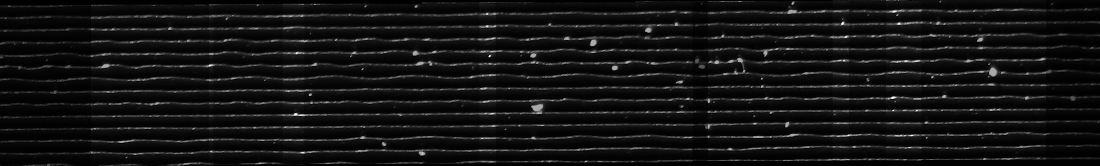
#> input picture artifacts/stitched_image_zoom.png, 3298 x 496 px (shown at 1/3 size)
$ python -i utils.py   (imports and definitions only)   (older library calls are emulated)
#> lines starting #> are read from the running program, lines starting #| are printed output that depends on the picture; after the words box and inside, x2 and y2 are one past the last pixel; in counts of white or black regions, pixels touching at a corner belong together
import cv2
import numpy as np
import matplotlib.pyplot as plt
from collections import defaultdict
from scipy import signal
import pywav


def convert_gray_binary_image(gray_img):
    kernel = np.ones((5, 5), np.uint8)
    ret, bin_img = cv2.threshold(gray_img, 25, 255, cv2.THRESH_BINARY_INV)
    bin_img = cv2.erode(bin_img, kernel)
    return bin_img

def get_connected_components(img: np.ndarray, debug:bool=False):
    signals = defaultdict(list)

    bin_img = convert_gray_binary_image(img)
    if debug:
        plt.imshow(bin_img)

    # Apply the Component analysis function
    analysis = cv2.connectedComponentsWithStats(bin_img,
                                                4,
                                                cv2.CV_32S)
    (totalLabels, label_ids, values, centroid) = analysis

    # Initialize a new image to
    # store all the output components
    output = np.zeros(img.shape, dtype="uint8")
    lines_count = 0
    for i in range(1, totalLabels):
        area = values[i, cv2.CC_STAT_AREA]

        if (area > 5000):
            # Labels stores all the IDs of the components on the each pixel
            # It has the same dimension as the threshold
            # So we'll check the component
            # then convert it to 255 value to mark it white
            componentMask = (label_ids == i).astype("uint8") * 255
            data = (np.argmax(componentMask, axis=0) + img.shape[0] - np.argmax(componentMask[::-1], axis=0)) / 2
            # Creating the Final output mask
            output = cv2.bitwise_or(output, componentMask)
            if debug:
                plt.plot(data)
            signals[lines_count].append(data)
            lines_count += 1
    if debug:
        plt.show()

    return signals


def load_flipped_image(image_path):
    img = np.fliplr(cv2.cvtColor(cv2.imread(image_path),cv2.COLOR_BGR2GRAY))
    return img


corr_norm = signal.correlate(np.ones((480,640)), np.ones((480,640)), mode='full',method='fft')


# [47 lines left out: functions get_image_shifts, combine_signals, save_signal_as_wave, not called in this run]

>>> import cv2
>>> picture = cv2.imread('artifacts/stitched_image_zoom.png')
#> picture is the input picture: shape (496, 3298, 3); min 0, max 255, mean 19.1
>>> result = get_connected_components(picture)
#> in convert_gray_binary_image, `ret, bin_img = cv2.threshold(gray_img, 25, 255, cv2.THRESH_BINARY_INV)`:
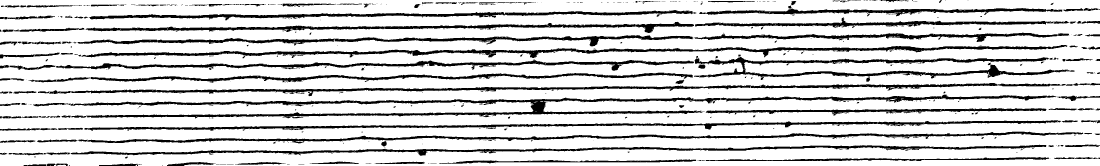
#> bin_img: shape (496, 3298, 3) (shown at 1/3 size); 81.6% white; 679 black regions (494 under 20 px), largest, box (x1, y1, x2, y2) and area: (183, 283, 3169, 355) 34776, (234, 135, 3202, 175) 23341, (114, 249, 3197, 289) 21456
#> in convert_gray_binary_image, `bin_img = cv2.erode(bin_img, kernel)`:
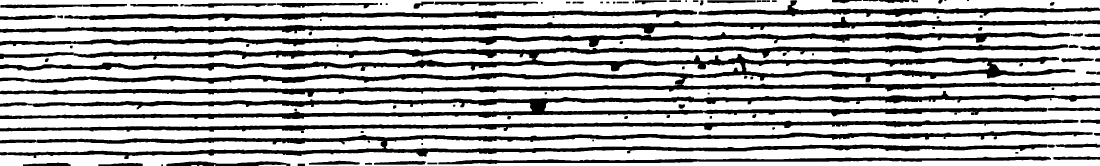
#> bin_img: shape (496, 3298, 3) (shown at 1/3 size); 68% white; 121 black regions (3 under 20 px), largest, box (x1, y1, x2, y2) and area: (0, 133, 3298, 291) 162011, (0, 273, 3298, 357) 76070, (0, 393, 3278, 477) 70837
#> (the run stopped early here; a loop or call above may not have finished)
